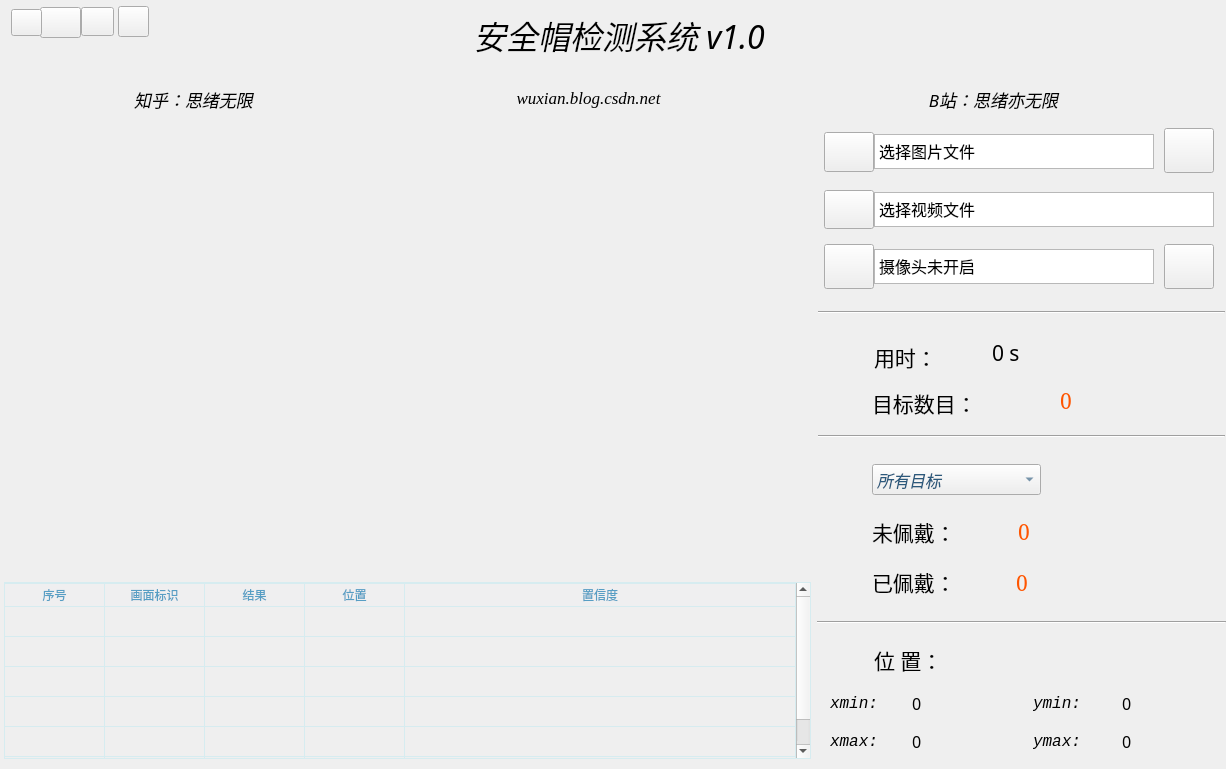
<?xml version="1.0" encoding="UTF-8"?>
<ui version="4.0">
 <class>MainWindow</class>
 <widget class="QMainWindow" name="MainWindow">
  <property name="windowModality">
   <enum>Qt::NonModal</enum>
  </property>
  <property name="geometry">
   <rect>
    <x>0</x>
    <y>0</y>
    <width>1226</width>
    <height>769</height>
   </rect>
  </property>
  <property name="minimumSize">
   <size>
    <width>1226</width>
    <height>769</height>
   </size>
  </property>
  <property name="maximumSize">
   <size>
    <width>1226</width>
    <height>769</height>
   </size>
  </property>
  <property name="font">
   <font>
    <family>华文仿宋</family>
   </font>
  </property>
  <property name="windowTitle">
   <string>Helmet Detection v1.0（思绪无限）</string>
  </property>
  <property name="windowIcon">
   <iconset>
    <normaloff>:/newPrefix/images_test/result.png</normaloff>:/newPrefix/images_test/result.png</iconset>
  </property>
  <property name="toolTip">
   <string/>
  </property>
  <property name="autoFillBackground">
   <bool>false</bool>
  </property>
  <property name="styleSheet">
   <string notr="true">#centralwidget{
	border-image: url(:/images/icons/back-image.png);
    color: rgb(220, 220, 220);
    border-radius: 10px;
}</string>
  </property>
  <property name="tabShape">
   <enum>QTabWidget::Rounded</enum>
  </property>
  <widget class="QWidget" name="centralwidget">
   <property name="styleSheet">
    <string notr="true">#centralWidget{
	border-image: url(:/newPrefix/images_test/back-image.png);
	color: rgb(220, 220, 220);
	border-radius: 10px;
}</string>
   </property>
   <widget class="QTextEdit" name="textEdit_pic">
    <property name="geometry">
     <rect>
      <x>874</x>
      <y>134</y>
      <width>280</width>
      <height>35</height>
     </rect>
    </property>
    <property name="minimumSize">
     <size>
      <width>150</width>
      <height>30</height>
     </size>
    </property>
    <property name="maximumSize">
     <size>
      <width>280</width>
      <height>40</height>
     </size>
    </property>
    <property name="font">
     <font>
      <family>华文仿宋</family>
      <pointsize>12</pointsize>
     </font>
    </property>
    <property name="layoutDirection">
     <enum>Qt::LeftToRight</enum>
    </property>
    <property name="verticalScrollBarPolicy">
     <enum>Qt::ScrollBarAlwaysOff</enum>
    </property>
    <property name="horizontalScrollBarPolicy">
     <enum>Qt::ScrollBarAsNeeded</enum>
    </property>
    <property name="lineWrapMode">
     <enum>QTextEdit::NoWrap</enum>
    </property>
    <property name="readOnly">
     <bool>true</bool>
    </property>
    <property name="html">
     <string>&lt;!DOCTYPE HTML PUBLIC &quot;-//W3C//DTD HTML 4.0//EN&quot; &quot;http://www.w3.org/TR/REC-html40/strict.dtd&quot;&gt;
&lt;html&gt;&lt;head&gt;&lt;meta name=&quot;qrichtext&quot; content=&quot;1&quot; /&gt;&lt;style type=&quot;text/css&quot;&gt;
p, li { white-space: pre-wrap; }
&lt;/style&gt;&lt;/head&gt;&lt;body style=&quot; font-family:'华文仿宋'; font-size:12pt; font-weight:400; font-style:normal;&quot;&gt;
&lt;p style=&quot; margin-top:0px; margin-bottom:0px; margin-left:0px; margin-right:0px; -qt-block-indent:0; text-indent:0px;&quot;&gt;&lt;span style=&quot; font-family:'Adobe Devanagari';&quot;&gt;选择图片文件&lt;/span&gt;&lt;/p&gt;&lt;/body&gt;&lt;/html&gt;</string>
    </property>
   </widget>
   <widget class="QLabel" name="label_objNum">
    <property name="geometry">
     <rect>
      <x>872</x>
      <y>384</y>
      <width>165</width>
      <height>39</height>
     </rect>
    </property>
    <property name="font">
     <font>
      <family>华文仿宋</family>
      <pointsize>16</pointsize>
     </font>
    </property>
    <property name="text">
     <string>&lt;html&gt;&lt;head/&gt;&lt;body&gt;&lt;p&gt;目标数目：&lt;/p&gt;&lt;/body&gt;&lt;/html&gt;</string>
    </property>
   </widget>
   <widget class="QLabel" name="label_ymin">
    <property name="geometry">
     <rect>
      <x>1033</x>
      <y>688</y>
      <width>61</width>
      <height>31</height>
     </rect>
    </property>
    <property name="font">
     <font>
      <family>Consolas</family>
      <pointsize>12</pointsize>
      <weight>50</weight>
      <italic>true</italic>
      <bold>false</bold>
     </font>
    </property>
    <property name="styleSheet">
     <string notr="true">font: italic 12pt &quot;Consolas&quot;;</string>
    </property>
    <property name="text">
     <string>ymin: </string>
    </property>
   </widget>
   <widget class="QLabel" name="label_ymax_result">
    <property name="geometry">
     <rect>
      <x>1122</x>
      <y>726</y>
      <width>87</width>
      <height>31</height>
     </rect>
    </property>
    <property name="font">
     <font>
      <family>SimSun-ExtB</family>
      <pointsize>12</pointsize>
     </font>
    </property>
    <property name="text">
     <string>0</string>
    </property>
   </widget>
   <widget class="QLabel" name="label_numer_result">
    <property name="geometry">
     <rect>
      <x>1060</x>
      <y>382</y>
      <width>119</width>
      <height>37</height>
     </rect>
    </property>
    <property name="font">
     <font>
      <family>SimSun</family>
      <pointsize>16</pointsize>
     </font>
    </property>
    <property name="styleSheet">
     <string notr="true">color: rgb(255, 85, 0);</string>
    </property>
    <property name="text">
     <string>0</string>
    </property>
   </widget>
   <widget class="QLabel" name="label_website_2">
    <property name="geometry">
     <rect>
      <x>68</x>
      <y>74</y>
      <width>251</width>
      <height>51</height>
     </rect>
    </property>
    <property name="minimumSize">
     <size>
      <width>0</width>
      <height>30</height>
     </size>
    </property>
    <property name="font">
     <font>
      <family>Times new roman</family>
      <pointsize>13</pointsize>
      <weight>50</weight>
      <italic>true</italic>
      <bold>false</bold>
     </font>
    </property>
    <property name="toolTip">
     <string>&lt;html&gt;&lt;head/&gt;&lt;body&gt;&lt;p&gt;www.zhihu.com/people/sixuwuxian&lt;/p&gt;&lt;/body&gt;&lt;/html&gt;</string>
    </property>
    <property name="styleSheet">
     <string notr="true">QLabel{color: rgb(0, 0, 0);
font: italic 13pt &quot;Times new roman&quot;;}</string>
    </property>
    <property name="text">
     <string>知乎：思绪无限</string>
    </property>
    <property name="alignment">
     <set>Qt::AlignCenter</set>
    </property>
   </widget>
   <widget class="QToolButton" name="toolButton_settings">
    <property name="geometry">
     <rect>
      <x>40</x>
      <y>7</y>
      <width>41</width>
      <height>31</height>
     </rect>
    </property>
    <property name="maximumSize">
     <size>
      <width>50</width>
      <height>45</height>
     </size>
    </property>
    <property name="cursor">
     <cursorShape>PointingHandCursor</cursorShape>
    </property>
    <property name="autoFillBackground">
     <bool>false</bool>
    </property>
    <property name="text">
     <string/>
    </property>
    <property name="icon">
     <iconset resource="RecSystem.qrc">
      <normaloff>:/images/icons/settings.png</normaloff>:/images/icons/settings.png</iconset>
    </property>
    <property name="iconSize">
     <size>
      <width>50</width>
      <height>39</height>
     </size>
    </property>
    <property name="popupMode">
     <enum>QToolButton::DelayedPopup</enum>
    </property>
    <property name="toolButtonStyle">
     <enum>Qt::ToolButtonTextUnderIcon</enum>
    </property>
    <property name="autoRaise">
     <bool>false</bool>
    </property>
    <property name="arrowType">
     <enum>Qt::NoArrow</enum>
    </property>
   </widget>
   <widget class="QLabel" name="label_conf">
    <property name="geometry">
     <rect>
      <x>872</x>
      <y>562</y>
      <width>111</width>
      <height>41</height>
     </rect>
    </property>
    <property name="font">
     <font>
      <family>华文仿宋</family>
      <pointsize>16</pointsize>
     </font>
    </property>
    <property name="text">
     <string>&lt;html&gt;&lt;head/&gt;&lt;body&gt;&lt;p&gt;已佩戴：&lt;/p&gt;&lt;/body&gt;&lt;/html&gt;</string>
    </property>
   </widget>
   <widget class="QLabel" name="label_title">
    <property name="geometry">
     <rect>
      <x>284</x>
      <y>2</y>
      <width>671</width>
      <height>65</height>
     </rect>
    </property>
    <property name="minimumSize">
     <size>
      <width>0</width>
      <height>30</height>
     </size>
    </property>
    <property name="font">
     <font>
      <family>隶书</family>
      <pointsize>24</pointsize>
      <weight>50</weight>
      <italic>true</italic>
      <bold>false</bold>
      <kerning>false</kerning>
     </font>
    </property>
    <property name="toolTip">
     <string>&lt;html&gt;&lt;head/&gt;&lt;body&gt;&lt;p&gt;author: 思绪无限&lt;/p&gt;&lt;p&gt;公众号：AI技术研究与分享&lt;/p&gt;&lt;/body&gt;&lt;/html&gt;</string>
    </property>
    <property name="styleSheet">
     <string notr="true">QLabel{color: rgb(0, 0, 0);
font: italic 24pt &quot;隶书&quot;;}</string>
    </property>
    <property name="text">
     <string>安全帽检测系统 v1.0</string>
    </property>
    <property name="alignment">
     <set>Qt::AlignCenter</set>
    </property>
   </widget>
   <widget class="QLabel" name="label_picNumber">
    <property name="geometry">
     <rect>
      <x>826</x>
      <y>381</y>
      <width>41</width>
      <height>41</height>
     </rect>
    </property>
    <property name="styleSheet">
     <string notr="true">border-image: url(:/images/icons/count.png);</string>
    </property>
    <property name="text">
     <string/>
    </property>
   </widget>
   <widget class="QComboBox" name="comboBox_select">
    <property name="geometry">
     <rect>
      <x>872</x>
      <y>464</y>
      <width>169</width>
      <height>31</height>
     </rect>
    </property>
    <property name="font">
     <font>
      <family>Consolas</family>
      <pointsize>12</pointsize>
      <weight>50</weight>
      <italic>true</italic>
      <bold>false</bold>
     </font>
    </property>
    <property name="focusPolicy">
     <enum>Qt::ClickFocus</enum>
    </property>
    <property name="styleSheet">
     <string notr="true">color: rgb(43, 89, 124);
font: italic 12pt &quot;Consolas&quot;;</string>
    </property>
    <property name="currentText">
     <string>所有目标</string>
    </property>
    <property name="iconSize">
     <size>
      <width>36</width>
      <height>36</height>
     </size>
    </property>
    <item>
     <property name="text">
      <string>所有目标</string>
     </property>
    </item>
   </widget>
   <widget class="QLabel" name="label_xmax">
    <property name="geometry">
     <rect>
      <x>830</x>
      <y>726</y>
      <width>61</width>
      <height>31</height>
     </rect>
    </property>
    <property name="font">
     <font>
      <family>Consolas</family>
      <pointsize>12</pointsize>
      <weight>50</weight>
      <italic>true</italic>
      <bold>false</bold>
     </font>
    </property>
    <property name="styleSheet">
     <string notr="true">font: italic 12pt &quot;Consolas&quot;;</string>
    </property>
    <property name="text">
     <string>xmax: </string>
    </property>
   </widget>
   <widget class="QTextEdit" name="textEdit_camera">
    <property name="geometry">
     <rect>
      <x>874</x>
      <y>249</y>
      <width>280</width>
      <height>35</height>
     </rect>
    </property>
    <property name="minimumSize">
     <size>
      <width>150</width>
      <height>30</height>
     </size>
    </property>
    <property name="maximumSize">
     <size>
      <width>280</width>
      <height>40</height>
     </size>
    </property>
    <property name="font">
     <font>
      <family>华文仿宋</family>
      <pointsize>12</pointsize>
     </font>
    </property>
    <property name="verticalScrollBarPolicy">
     <enum>Qt::ScrollBarAlwaysOff</enum>
    </property>
    <property name="horizontalScrollBarPolicy">
     <enum>Qt::ScrollBarAsNeeded</enum>
    </property>
    <property name="lineWrapMode">
     <enum>QTextEdit::NoWrap</enum>
    </property>
    <property name="readOnly">
     <bool>true</bool>
    </property>
    <property name="html">
     <string>&lt;!DOCTYPE HTML PUBLIC &quot;-//W3C//DTD HTML 4.0//EN&quot; &quot;http://www.w3.org/TR/REC-html40/strict.dtd&quot;&gt;
&lt;html&gt;&lt;head&gt;&lt;meta name=&quot;qrichtext&quot; content=&quot;1&quot; /&gt;&lt;style type=&quot;text/css&quot;&gt;
p, li { white-space: pre-wrap; }
&lt;/style&gt;&lt;/head&gt;&lt;body style=&quot; font-family:'华文仿宋'; font-size:12pt; font-weight:400; font-style:normal;&quot;&gt;
&lt;p style=&quot; margin-top:0px; margin-bottom:0px; margin-left:0px; margin-right:0px; -qt-block-indent:0; text-indent:0px;&quot;&gt;&lt;span style=&quot; font-family:'Adobe Devanagari';&quot;&gt;摄像头未开启&lt;/span&gt;&lt;/p&gt;&lt;/body&gt;&lt;/html&gt;</string>
    </property>
   </widget>
   <widget class="QLabel" name="label_xmin_result">
    <property name="geometry">
     <rect>
      <x>912</x>
      <y>688</y>
      <width>81</width>
      <height>31</height>
     </rect>
    </property>
    <property name="font">
     <font>
      <family>SimSun-ExtB</family>
      <pointsize>12</pointsize>
     </font>
    </property>
    <property name="text">
     <string>0</string>
    </property>
   </widget>
   <widget class="QLabel" name="label_score_result">
    <property name="geometry">
     <rect>
      <x>1016</x>
      <y>564</y>
      <width>85</width>
      <height>37</height>
     </rect>
    </property>
    <property name="font">
     <font>
      <family>SimSun</family>
      <pointsize>16</pointsize>
     </font>
    </property>
    <property name="styleSheet">
     <string notr="true">color: rgb(255, 85, 0);</string>
    </property>
    <property name="text">
     <string>0</string>
    </property>
   </widget>
   <widget class="QLabel" name="label_location">
    <property name="geometry">
     <rect>
      <x>874</x>
      <y>640</y>
      <width>131</width>
      <height>41</height>
     </rect>
    </property>
    <property name="font">
     <font>
      <family>华文仿宋</family>
      <pointsize>16</pointsize>
     </font>
    </property>
    <property name="text">
     <string>&lt;html&gt;&lt;head/&gt;&lt;body&gt;&lt;p&gt;位 置：&lt;/p&gt;&lt;/body&gt;&lt;/html&gt;</string>
    </property>
   </widget>
   <widget class="QLabel" name="label_picConf">
    <property name="geometry">
     <rect>
      <x>826</x>
      <y>564</y>
      <width>40</width>
      <height>40</height>
     </rect>
    </property>
    <property name="styleSheet">
     <string notr="true">border-image: url(:/images/icons/Score.png);</string>
    </property>
    <property name="text">
     <string/>
    </property>
   </widget>
   <widget class="QLabel" name="label_display">
    <property name="geometry">
     <rect>
      <x>6</x>
      <y>126</y>
      <width>806</width>
      <height>454</height>
     </rect>
    </property>
    <property name="minimumSize">
     <size>
      <width>806</width>
      <height>454</height>
     </size>
    </property>
    <property name="maximumSize">
     <size>
      <width>1152</width>
      <height>648</height>
     </size>
    </property>
    <property name="font">
     <font>
      <family>楷体</family>
      <pointsize>16</pointsize>
     </font>
    </property>
    <property name="layoutDirection">
     <enum>Qt::LeftToRight</enum>
    </property>
    <property name="styleSheet">
     <string notr="true">border-image: url(:/images/icons/ini-image.png);</string>
    </property>
    <property name="text">
     <string>&lt;html&gt;&lt;head/&gt;&lt;body&gt;&lt;p align=&quot;center&quot;&gt;&lt;br/&gt;&lt;/p&gt;&lt;/body&gt;&lt;/html&gt;</string>
    </property>
    <property name="alignment">
     <set>Qt::AlignCenter</set>
    </property>
   </widget>
   <widget class="QLabel" name="label_xmax_result">
    <property name="geometry">
     <rect>
      <x>912</x>
      <y>726</y>
      <width>89</width>
      <height>31</height>
     </rect>
    </property>
    <property name="font">
     <font>
      <family>SimSun-ExtB</family>
      <pointsize>12</pointsize>
     </font>
    </property>
    <property name="text">
     <string>0</string>
    </property>
   </widget>
   <widget class="QLabel" name="label_author">
    <property name="geometry">
     <rect>
      <x>856</x>
      <y>74</y>
      <width>275</width>
      <height>51</height>
     </rect>
    </property>
    <property name="minimumSize">
     <size>
      <width>0</width>
      <height>30</height>
     </size>
    </property>
    <property name="font">
     <font>
      <family>楷体</family>
      <pointsize>13</pointsize>
      <weight>50</weight>
      <italic>true</italic>
      <bold>false</bold>
     </font>
    </property>
    <property name="toolTip">
     <string>&lt;html&gt;&lt;head/&gt;&lt;body&gt;&lt;p&gt;思绪无限（邮箱：sixuwuxian@aliyun.com）&lt;/p&gt;&lt;/body&gt;&lt;/html&gt;</string>
    </property>
    <property name="styleSheet">
     <string notr="true">QLabel{color: rgb(0, 0, 0);
font: italic 13pt &quot;楷体&quot;;}</string>
    </property>
    <property name="text">
     <string>B站：思绪亦无限</string>
    </property>
    <property name="alignment">
     <set>Qt::AlignCenter</set>
    </property>
   </widget>
   <widget class="QLabel" name="label_picTime">
    <property name="geometry">
     <rect>
      <x>826</x>
      <y>334</y>
      <width>40</width>
      <height>40</height>
     </rect>
    </property>
    <property name="styleSheet">
     <string notr="true">border-image: url(:/images/icons/net_speed.png);</string>
    </property>
    <property name="text">
     <string/>
    </property>
   </widget>
   <widget class="Line" name="line_3">
    <property name="geometry">
     <rect>
      <x>817</x>
      <y>602</y>
      <width>409</width>
      <height>41</height>
     </rect>
    </property>
    <property name="orientation">
     <enum>Qt::Horizontal</enum>
    </property>
   </widget>
   <widget class="QLabel" name="label_ymax">
    <property name="geometry">
     <rect>
      <x>1033</x>
      <y>726</y>
      <width>61</width>
      <height>31</height>
     </rect>
    </property>
    <property name="font">
     <font>
      <family>Consolas</family>
      <pointsize>12</pointsize>
      <weight>50</weight>
      <italic>true</italic>
      <bold>false</bold>
     </font>
    </property>
    <property name="styleSheet">
     <string notr="true">font: italic 12pt &quot;Consolas&quot;;</string>
    </property>
    <property name="text">
     <string>ymax: </string>
    </property>
   </widget>
   <widget class="QToolButton" name="toolButton_file">
    <property name="geometry">
     <rect>
      <x>824</x>
      <y>132</y>
      <width>50</width>
      <height>40</height>
     </rect>
    </property>
    <property name="minimumSize">
     <size>
      <width>50</width>
      <height>39</height>
     </size>
    </property>
    <property name="maximumSize">
     <size>
      <width>50</width>
      <height>40</height>
     </size>
    </property>
    <property name="cursor">
     <cursorShape>PointingHandCursor</cursorShape>
    </property>
    <property name="autoFillBackground">
     <bool>false</bool>
    </property>
    <property name="text">
     <string/>
    </property>
    <property name="icon">
     <iconset resource="RecSystem.qrc">
      <normaloff>:/images/icons/recovery.png</normaloff>:/images/icons/recovery.png</iconset>
    </property>
    <property name="iconSize">
     <size>
      <width>50</width>
      <height>40</height>
     </size>
    </property>
    <property name="popupMode">
     <enum>QToolButton::DelayedPopup</enum>
    </property>
    <property name="toolButtonStyle">
     <enum>Qt::ToolButtonTextUnderIcon</enum>
    </property>
    <property name="autoRaise">
     <bool>false</bool>
    </property>
    <property name="arrowType">
     <enum>Qt::NoArrow</enum>
    </property>
   </widget>
   <widget class="QTextEdit" name="textEdit_video">
    <property name="geometry">
     <rect>
      <x>874</x>
      <y>192</y>
      <width>340</width>
      <height>35</height>
     </rect>
    </property>
    <property name="minimumSize">
     <size>
      <width>150</width>
      <height>30</height>
     </size>
    </property>
    <property name="maximumSize">
     <size>
      <width>340</width>
      <height>40</height>
     </size>
    </property>
    <property name="font">
     <font>
      <family>华文仿宋</family>
      <pointsize>12</pointsize>
     </font>
    </property>
    <property name="layoutDirection">
     <enum>Qt::LeftToRight</enum>
    </property>
    <property name="verticalScrollBarPolicy">
     <enum>Qt::ScrollBarAlwaysOff</enum>
    </property>
    <property name="horizontalScrollBarPolicy">
     <enum>Qt::ScrollBarAsNeeded</enum>
    </property>
    <property name="lineWrapMode">
     <enum>QTextEdit::NoWrap</enum>
    </property>
    <property name="readOnly">
     <bool>true</bool>
    </property>
    <property name="html">
     <string>&lt;!DOCTYPE HTML PUBLIC &quot;-//W3C//DTD HTML 4.0//EN&quot; &quot;http://www.w3.org/TR/REC-html40/strict.dtd&quot;&gt;
&lt;html&gt;&lt;head&gt;&lt;meta name=&quot;qrichtext&quot; content=&quot;1&quot; /&gt;&lt;style type=&quot;text/css&quot;&gt;
p, li { white-space: pre-wrap; }
&lt;/style&gt;&lt;/head&gt;&lt;body style=&quot; font-family:'华文仿宋'; font-size:12pt; font-weight:400; font-style:normal;&quot;&gt;
&lt;p style=&quot; margin-top:0px; margin-bottom:0px; margin-left:0px; margin-right:0px; -qt-block-indent:0; text-indent:0px;&quot;&gt;&lt;span style=&quot; font-family:'Adobe Devanagari';&quot;&gt;选择视频文件&lt;/span&gt;&lt;/p&gt;&lt;/body&gt;&lt;/html&gt;</string>
    </property>
   </widget>
   <widget class="QToolButton" name="toolButton_camera">
    <property name="geometry">
     <rect>
      <x>824</x>
      <y>244</y>
      <width>50</width>
      <height>45</height>
     </rect>
    </property>
    <property name="minimumSize">
     <size>
      <width>50</width>
      <height>39</height>
     </size>
    </property>
    <property name="maximumSize">
     <size>
      <width>50</width>
      <height>45</height>
     </size>
    </property>
    <property name="cursor">
     <cursorShape>PointingHandCursor</cursorShape>
    </property>
    <property name="autoFillBackground">
     <bool>false</bool>
    </property>
    <property name="text">
     <string/>
    </property>
    <property name="icon">
     <iconset resource="RecSystem.qrc">
      <normaloff>:/images/icons/g1.png</normaloff>:/images/icons/g1.png</iconset>
    </property>
    <property name="iconSize">
     <size>
      <width>50</width>
      <height>39</height>
     </size>
    </property>
    <property name="popupMode">
     <enum>QToolButton::DelayedPopup</enum>
    </property>
    <property name="toolButtonStyle">
     <enum>Qt::ToolButtonTextUnderIcon</enum>
    </property>
    <property name="autoRaise">
     <bool>false</bool>
    </property>
    <property name="arrowType">
     <enum>Qt::NoArrow</enum>
    </property>
   </widget>
   <widget class="Line" name="line_5">
    <property name="geometry">
     <rect>
      <x>818</x>
      <y>292</y>
      <width>407</width>
      <height>41</height>
     </rect>
    </property>
    <property name="orientation">
     <enum>Qt::Horizontal</enum>
    </property>
   </widget>
   <widget class="QLabel" name="label_website">
    <property name="geometry">
     <rect>
      <x>464</x>
      <y>72</y>
      <width>249</width>
      <height>51</height>
     </rect>
    </property>
    <property name="minimumSize">
     <size>
      <width>0</width>
      <height>30</height>
     </size>
    </property>
    <property name="font">
     <font>
      <family>Times new roman</family>
      <pointsize>13</pointsize>
      <weight>50</weight>
      <italic>true</italic>
      <bold>false</bold>
     </font>
    </property>
    <property name="toolTip">
     <string>&lt;html&gt;&lt;head/&gt;&lt;body&gt;&lt;p&gt;wuxian.blog.csdn.net&lt;/p&gt;&lt;/body&gt;&lt;/html&gt;</string>
    </property>
    <property name="styleSheet">
     <string notr="true">QLabel{color: rgb(0, 0, 0);
font: italic 13pt &quot;Times new roman&quot;;}</string>
    </property>
    <property name="text">
     <string>wuxian.blog.csdn.net</string>
    </property>
    <property name="alignment">
     <set>Qt::AlignCenter</set>
    </property>
   </widget>
   <widget class="QLabel" name="label_time_result">
    <property name="geometry">
     <rect>
      <x>992</x>
      <y>334</y>
      <width>101</width>
      <height>37</height>
     </rect>
    </property>
    <property name="font">
     <font>
      <family>华文仿宋</family>
      <pointsize>16</pointsize>
     </font>
    </property>
    <property name="text">
     <string>0 s</string>
    </property>
   </widget>
   <widget class="QLabel" name="label_picSelect">
    <property name="geometry">
     <rect>
      <x>826</x>
      <y>462</y>
      <width>40</width>
      <height>40</height>
     </rect>
    </property>
    <property name="styleSheet">
     <string notr="true">border-image: url(:/images/icons/selection.png);</string>
    </property>
    <property name="text">
     <string/>
    </property>
   </widget>
   <widget class="QToolButton" name="toolButton_version">
    <property name="geometry">
     <rect>
      <x>118</x>
      <y>6</y>
      <width>31</width>
      <height>31</height>
     </rect>
    </property>
    <property name="maximumSize">
     <size>
      <width>50</width>
      <height>45</height>
     </size>
    </property>
    <property name="cursor">
     <cursorShape>PointingHandCursor</cursorShape>
    </property>
    <property name="autoFillBackground">
     <bool>false</bool>
    </property>
    <property name="text">
     <string/>
    </property>
    <property name="icon">
     <iconset resource="RecSystem.qrc">
      <normaloff>:/images/icons/versions.png</normaloff>:/images/icons/versions.png</iconset>
    </property>
    <property name="iconSize">
     <size>
      <width>50</width>
      <height>39</height>
     </size>
    </property>
    <property name="popupMode">
     <enum>QToolButton::DelayedPopup</enum>
    </property>
    <property name="toolButtonStyle">
     <enum>Qt::ToolButtonTextUnderIcon</enum>
    </property>
    <property name="autoRaise">
     <bool>false</bool>
    </property>
    <property name="arrowType">
     <enum>Qt::NoArrow</enum>
    </property>
   </widget>
   <widget class="Line" name="line_4">
    <property name="geometry">
     <rect>
      <x>818</x>
      <y>416</y>
      <width>407</width>
      <height>41</height>
     </rect>
    </property>
    <property name="orientation">
     <enum>Qt::Horizontal</enum>
    </property>
   </widget>
   <widget class="QToolButton" name="toolButton_saveing">
    <property name="geometry">
     <rect>
      <x>11</x>
      <y>9</y>
      <width>31</width>
      <height>27</height>
     </rect>
    </property>
    <property name="maximumSize">
     <size>
      <width>50</width>
      <height>45</height>
     </size>
    </property>
    <property name="cursor">
     <cursorShape>PointingHandCursor</cursorShape>
    </property>
    <property name="autoFillBackground">
     <bool>false</bool>
    </property>
    <property name="text">
     <string/>
    </property>
    <property name="icon">
     <iconset resource="RecSystem.qrc">
      <normaloff>:/images/icons/save.png</normaloff>:/images/icons/save.png</iconset>
    </property>
    <property name="iconSize">
     <size>
      <width>50</width>
      <height>39</height>
     </size>
    </property>
    <property name="popupMode">
     <enum>QToolButton::DelayedPopup</enum>
    </property>
    <property name="toolButtonStyle">
     <enum>Qt::ToolButtonTextUnderIcon</enum>
    </property>
    <property name="autoRaise">
     <bool>false</bool>
    </property>
    <property name="arrowType">
     <enum>Qt::NoArrow</enum>
    </property>
   </widget>
   <widget class="QLabel" name="label_class">
    <property name="geometry">
     <rect>
      <x>872</x>
      <y>514</y>
      <width>113</width>
      <height>37</height>
     </rect>
    </property>
    <property name="font">
     <font>
      <family>华文仿宋</family>
      <pointsize>16</pointsize>
     </font>
    </property>
    <property name="text">
     <string>&lt;html&gt;&lt;head/&gt;&lt;body&gt;&lt;p&gt;未佩戴：&lt;/p&gt;&lt;/body&gt;&lt;/html&gt;</string>
    </property>
   </widget>
   <widget class="QLabel" name="label_xmin">
    <property name="geometry">
     <rect>
      <x>830</x>
      <y>688</y>
      <width>61</width>
      <height>31</height>
     </rect>
    </property>
    <property name="font">
     <font>
      <family>Consolas</family>
      <pointsize>12</pointsize>
      <weight>50</weight>
      <italic>true</italic>
      <bold>false</bold>
     </font>
    </property>
    <property name="styleSheet">
     <string notr="true">font: italic 12pt &quot;Consolas&quot;;</string>
    </property>
    <property name="text">
     <string>xmin: </string>
    </property>
   </widget>
   <widget class="QToolButton" name="toolButton_video">
    <property name="geometry">
     <rect>
      <x>824</x>
      <y>190</y>
      <width>50</width>
      <height>39</height>
     </rect>
    </property>
    <property name="minimumSize">
     <size>
      <width>50</width>
      <height>39</height>
     </size>
    </property>
    <property name="maximumSize">
     <size>
      <width>50</width>
      <height>40</height>
     </size>
    </property>
    <property name="cursor">
     <cursorShape>PointingHandCursor</cursorShape>
    </property>
    <property name="autoFillBackground">
     <bool>false</bool>
    </property>
    <property name="text">
     <string/>
    </property>
    <property name="icon">
     <iconset resource="RecSystem.qrc">
      <normaloff>:/images/icons/video.png</normaloff>:/images/icons/video.png</iconset>
    </property>
    <property name="iconSize">
     <size>
      <width>33</width>
      <height>33</height>
     </size>
    </property>
    <property name="popupMode">
     <enum>QToolButton::DelayedPopup</enum>
    </property>
    <property name="toolButtonStyle">
     <enum>Qt::ToolButtonTextUnderIcon</enum>
    </property>
    <property name="autoRaise">
     <bool>false</bool>
    </property>
    <property name="arrowType">
     <enum>Qt::NoArrow</enum>
    </property>
   </widget>
   <widget class="QLabel" name="label_picResult">
    <property name="geometry">
     <rect>
      <x>826</x>
      <y>510</y>
      <width>40</width>
      <height>40</height>
     </rect>
    </property>
    <property name="styleSheet">
     <string notr="true">border-image: url(:/images/icons/result.png);</string>
    </property>
    <property name="text">
     <string/>
    </property>
   </widget>
   <widget class="QToolButton" name="toolButton_author">
    <property name="geometry">
     <rect>
      <x>81</x>
      <y>7</y>
      <width>33</width>
      <height>29</height>
     </rect>
    </property>
    <property name="maximumSize">
     <size>
      <width>50</width>
      <height>45</height>
     </size>
    </property>
    <property name="cursor">
     <cursorShape>PointingHandCursor</cursorShape>
    </property>
    <property name="autoFillBackground">
     <bool>false</bool>
    </property>
    <property name="text">
     <string/>
    </property>
    <property name="icon">
     <iconset resource="RecSystem.qrc">
      <normaloff>:/images/icons/author.png</normaloff>:/images/icons/author.png</iconset>
    </property>
    <property name="iconSize">
     <size>
      <width>50</width>
      <height>39</height>
     </size>
    </property>
    <property name="popupMode">
     <enum>QToolButton::DelayedPopup</enum>
    </property>
    <property name="toolButtonStyle">
     <enum>Qt::ToolButtonTextUnderIcon</enum>
    </property>
    <property name="autoRaise">
     <bool>false</bool>
    </property>
    <property name="arrowType">
     <enum>Qt::NoArrow</enum>
    </property>
   </widget>
   <widget class="QLabel" name="label_picLocation">
    <property name="geometry">
     <rect>
      <x>826</x>
      <y>636</y>
      <width>35</width>
      <height>35</height>
     </rect>
    </property>
    <property name="styleSheet">
     <string notr="true">border-image: url(:/images/icons/Ordinateur.png);</string>
    </property>
    <property name="text">
     <string/>
    </property>
   </widget>
   <widget class="QLabel" name="label_ymin_result">
    <property name="geometry">
     <rect>
      <x>1122</x>
      <y>688</y>
      <width>75</width>
      <height>31</height>
     </rect>
    </property>
    <property name="font">
     <font>
      <family>SimSun-ExtB</family>
      <pointsize>12</pointsize>
     </font>
    </property>
    <property name="text">
     <string>0</string>
    </property>
   </widget>
   <widget class="QLabel" name="label_useTime">
    <property name="geometry">
     <rect>
      <x>874</x>
      <y>332</y>
      <width>91</width>
      <height>51</height>
     </rect>
    </property>
    <property name="font">
     <font>
      <family>华文仿宋</family>
      <pointsize>16</pointsize>
     </font>
    </property>
    <property name="text">
     <string>&lt;html&gt;&lt;head/&gt;&lt;body&gt;&lt;p&gt;用时：&lt;/p&gt;&lt;/body&gt;&lt;/html&gt;</string>
    </property>
   </widget>
   <widget class="QLabel" name="label_class_result">
    <property name="geometry">
     <rect>
      <x>1018</x>
      <y>512</y>
      <width>117</width>
      <height>39</height>
     </rect>
    </property>
    <property name="font">
     <font>
      <family>SimSun</family>
      <pointsize>16</pointsize>
     </font>
    </property>
    <property name="styleSheet">
     <string notr="true">color: rgb(255, 85, 0);</string>
    </property>
    <property name="text">
     <string>0</string>
    </property>
   </widget>
   <widget class="QToolButton" name="toolButton_model">
    <property name="geometry">
     <rect>
      <x>1164</x>
      <y>244</y>
      <width>50</width>
      <height>45</height>
     </rect>
    </property>
    <property name="minimumSize">
     <size>
      <width>50</width>
      <height>39</height>
     </size>
    </property>
    <property name="maximumSize">
     <size>
      <width>50</width>
      <height>45</height>
     </size>
    </property>
    <property name="cursor">
     <cursorShape>PointingHandCursor</cursorShape>
    </property>
    <property name="toolTip">
     <string>使用默认模型</string>
    </property>
    <property name="autoFillBackground">
     <bool>false</bool>
    </property>
    <property name="text">
     <string/>
    </property>
    <property name="icon">
     <iconset resource="RecSystem.qrc">
      <normaloff>:/images/icons/model.png</normaloff>:/images/icons/model.png</iconset>
    </property>
    <property name="iconSize">
     <size>
      <width>50</width>
      <height>39</height>
     </size>
    </property>
    <property name="popupMode">
     <enum>QToolButton::DelayedPopup</enum>
    </property>
    <property name="toolButtonStyle">
     <enum>Qt::ToolButtonTextUnderIcon</enum>
    </property>
    <property name="autoRaise">
     <bool>false</bool>
    </property>
    <property name="arrowType">
     <enum>Qt::NoArrow</enum>
    </property>
   </widget>
   <widget class="QToolButton" name="toolButton_folder">
    <property name="geometry">
     <rect>
      <x>1164</x>
      <y>128</y>
      <width>50</width>
      <height>45</height>
     </rect>
    </property>
    <property name="minimumSize">
     <size>
      <width>50</width>
      <height>39</height>
     </size>
    </property>
    <property name="maximumSize">
     <size>
      <width>50</width>
      <height>45</height>
     </size>
    </property>
    <property name="cursor">
     <cursorShape>PointingHandCursor</cursorShape>
    </property>
    <property name="toolTip">
     <string>选择图片文件夹</string>
    </property>
    <property name="autoFillBackground">
     <bool>false</bool>
    </property>
    <property name="text">
     <string/>
    </property>
    <property name="icon">
     <iconset resource="RecSystem.qrc">
      <normaloff>:/images/icons/folder.png</normaloff>:/images/icons/folder.png</iconset>
    </property>
    <property name="iconSize">
     <size>
      <width>50</width>
      <height>39</height>
     </size>
    </property>
    <property name="popupMode">
     <enum>QToolButton::DelayedPopup</enum>
    </property>
    <property name="toolButtonStyle">
     <enum>Qt::ToolButtonTextUnderIcon</enum>
    </property>
    <property name="autoRaise">
     <bool>false</bool>
    </property>
    <property name="arrowType">
     <enum>Qt::NoArrow</enum>
    </property>
   </widget>
   <widget class="QTableWidget" name="tableWidget">
    <property name="geometry">
     <rect>
      <x>4</x>
      <y>582</y>
      <width>807</width>
      <height>177</height>
     </rect>
    </property>
    <property name="sizePolicy">
     <sizepolicy hsizetype="Expanding" vsizetype="Expanding">
      <horstretch>0</horstretch>
      <verstretch>0</verstretch>
     </sizepolicy>
    </property>
    <property name="minimumSize">
     <size>
      <width>569</width>
      <height>150</height>
     </size>
    </property>
    <property name="maximumSize">
     <size>
      <width>16777215</width>
      <height>180</height>
     </size>
    </property>
    <property name="font">
     <font>
      <pointsize>10</pointsize>
     </font>
    </property>
    <property name="styleSheet">
     <string notr="true">/*
tabelwidget*/
QTableWidget{
color:#4c8dae;
background:transparent;
border:1px solid #d6ecf0;
alternate-background-color:transparent;/*交错颜色*/
gridline-color:#d6ecf0;
}

/*选中item*/
QTableWidget::item:selected{
color:rgba(23,124,176,60%);
background:rgba(240,240,244,40%);
}

/*
悬浮item*/
QTableWidget::item:hover{
background:rgba(240,240,244,40%);
}
QHeaderView{
background:transparent;
}

/*表头*/
QHeaderView::section{
background:rgba(240,240,244,10%);
margin:0px;
color:rgba(23,124,176,70%);
border:1px solid #d6ecf0;
border-left-width:0;
}



/*表右侧的滑条*/
QScrollBar:vertical{
background:#CCCCCC;
padding:0px;
border-radius:2px;
max-width:6px;
}

/*滑块*/
QScrollBar::handle:vertical{
background:rgba(255,179,167,80%);
}
/*
滑块悬浮，按下*/
QScrollBar::handle:hover:vertical,QScrollBar::handle:pressed:vertical{
background:#A7A7A7;
}
/*
滑块已经划过的区域*/
QScrollBar::sub-page:vertical{
background:transparent;
}

/*
滑块还没有划过的区域*/
QScrollBar::add-page:vertical{
background:transparent;
}

/*页面下移的按钮*/
QScrollBar::add-line:vertical{
background:none;
}
/*页面上移的按钮*/
QScrollBar::sub-line:vertical{
background:none;
}</string>
    </property>
    <property name="verticalScrollBarPolicy">
     <enum>Qt::ScrollBarAsNeeded</enum>
    </property>
    <property name="horizontalScrollBarPolicy">
     <enum>Qt::ScrollBarAlwaysOff</enum>
    </property>
    <property name="sizeAdjustPolicy">
     <enum>QAbstractScrollArea::AdjustIgnored</enum>
    </property>
    <property name="alternatingRowColors">
     <bool>true</bool>
    </property>
    <property name="wordWrap">
     <bool>false</bool>
    </property>
    <property name="rowCount">
     <number>6</number>
    </property>
    <attribute name="horizontalHeaderVisible">
     <bool>true</bool>
    </attribute>
    <attribute name="horizontalHeaderCascadingSectionResizes">
     <bool>false</bool>
    </attribute>
    <attribute name="horizontalHeaderStretchLastSection">
     <bool>true</bool>
    </attribute>
    <attribute name="verticalHeaderVisible">
     <bool>false</bool>
    </attribute>
    <attribute name="verticalHeaderCascadingSectionResizes">
     <bool>false</bool>
    </attribute>
    <row>
     <property name="text">
      <string>0</string>
     </property>
    </row>
    <row>
     <property name="text">
      <string>1</string>
     </property>
    </row>
    <row>
     <property name="text">
      <string>2</string>
     </property>
    </row>
    <row/>
    <row/>
    <row/>
    <column>
     <property name="text">
      <string>序号</string>
     </property>
     <property name="font">
      <font>
       <family>微软雅黑</family>
       <pointsize>9</pointsize>
       <weight>50</weight>
       <bold>false</bold>
      </font>
     </property>
     <property name="textAlignment">
      <set>AlignCenter</set>
     </property>
     <property name="background">
      <color alpha="0">
       <red>0</red>
       <green>0</green>
       <blue>0</blue>
      </color>
     </property>
    </column>
    <column>
     <property name="text">
      <string>画面标识</string>
     </property>
     <property name="font">
      <font>
       <family>微软雅黑</family>
       <pointsize>9</pointsize>
       <weight>50</weight>
       <bold>false</bold>
      </font>
     </property>
     <property name="textAlignment">
      <set>AlignCenter</set>
     </property>
    </column>
    <column>
     <property name="text">
      <string>结果</string>
     </property>
     <property name="font">
      <font>
       <family>微软雅黑</family>
       <pointsize>9</pointsize>
       <weight>50</weight>
       <bold>false</bold>
      </font>
     </property>
     <property name="textAlignment">
      <set>AlignCenter</set>
     </property>
    </column>
    <column>
     <property name="text">
      <string>位置</string>
     </property>
     <property name="font">
      <font>
       <family>微软雅黑</family>
       <pointsize>9</pointsize>
      </font>
     </property>
     <property name="textAlignment">
      <set>AlignCenter</set>
     </property>
    </column>
    <column>
     <property name="text">
      <string>置信度</string>
     </property>
     <property name="font">
      <font>
       <family>微软雅黑</family>
       <pointsize>9</pointsize>
      </font>
     </property>
     <property name="textAlignment">
      <set>AlignCenter</set>
     </property>
    </column>
    <item row="0" column="0">
     <property name="text">
      <string/>
     </property>
     <property name="textAlignment">
      <set>AlignCenter</set>
     </property>
    </item>
    <item row="0" column="1">
     <property name="text">
      <string/>
     </property>
     <property name="textAlignment">
      <set>AlignLeading|AlignVCenter</set>
     </property>
    </item>
    <item row="0" column="2">
     <property name="text">
      <string/>
     </property>
     <property name="textAlignment">
      <set>AlignCenter</set>
     </property>
    </item>
    <item row="1" column="0">
     <property name="text">
      <string/>
     </property>
     <property name="textAlignment">
      <set>AlignCenter</set>
     </property>
    </item>
    <item row="1" column="2">
     <property name="text">
      <string/>
     </property>
     <property name="textAlignment">
      <set>AlignCenter</set>
     </property>
    </item>
    <item row="2" column="0">
     <property name="text">
      <string/>
     </property>
     <property name="textAlignment">
      <set>AlignCenter</set>
     </property>
    </item>
    <item row="2" column="2">
     <property name="text">
      <string/>
     </property>
     <property name="textAlignment">
      <set>AlignCenter</set>
     </property>
    </item>
   </widget>
  </widget>
  <action name="actionGoogle_Translate">
   <property name="text">
    <string>Google Translate</string>
   </property>
  </action>
  <action name="actionHTML_type">
   <property name="text">
    <string>HTML type</string>
   </property>
  </action>
  <action name="actionsoftware_version">
   <property name="text">
    <string>software version</string>
   </property>
  </action>
 </widget>
 <resources>
  <include location="RecSystem.qrc"/>
 </resources>
 <connections/>
</ui>
